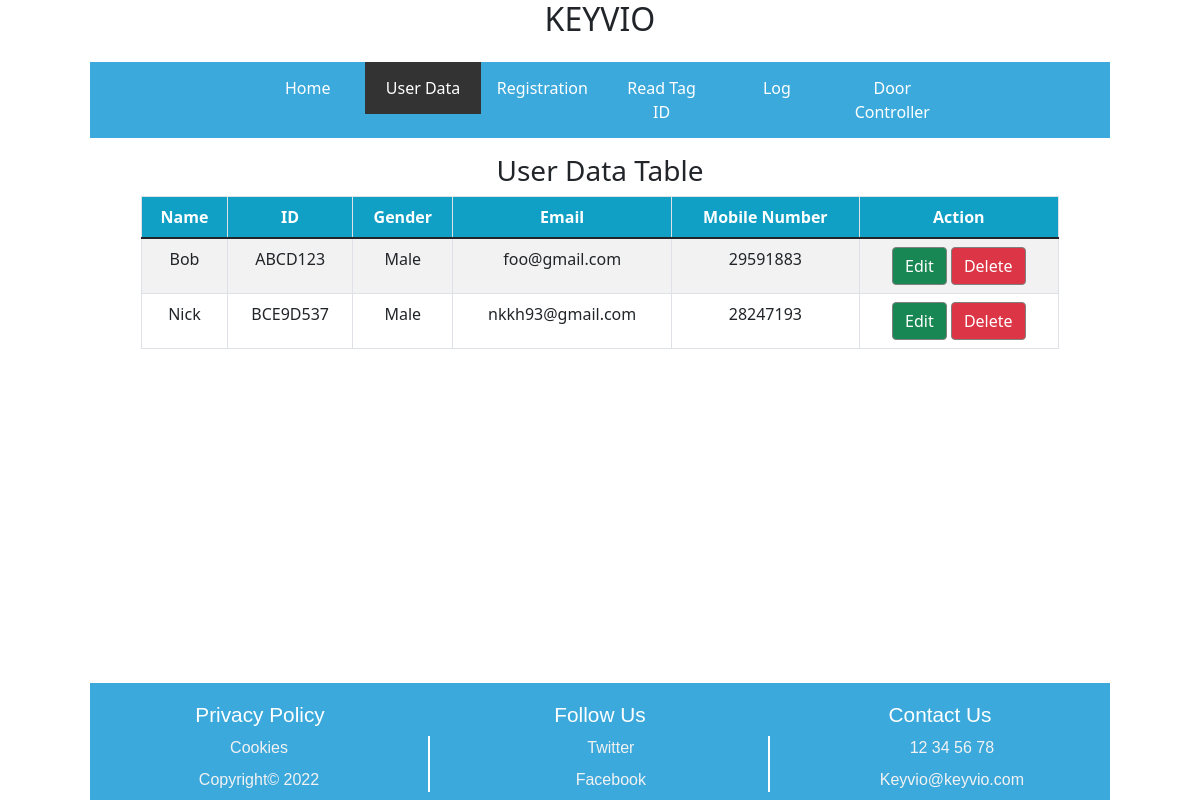
/Database/user data.php (signed in), run on the app's committed database.
### tables this page shows
CREATE TABLE `table_nodemcu_rfidirc522_mysql` (
  `id` varchar(100) NOT NULL,
  `name` varchar(100) NOT NULL,
  `gender` varchar(100) NOT NULL,
  `email` varchar(100) NOT NULL,
  `mobile` varchar(100) NOT NULL
);

### Database/user data.php (the view, shortened to what this page needs)
<!DOCTYPE html>
<html lang="en">
<html>
	<head>
		<link href="css/bootstrap.min.css" rel="stylesheet">
	</head>
	<body>
		<?php include "header.php"?>
		<form  method="post">
		<div class="container">
            <div class="row">
                <h3>User Data Table</h3>
            </div>
            <div class="row">
                <table class="table table-striped table-bordered">
                  <thead>
                    <tr bgcolor="#10a0c5" color="#FFFFFF">
                      <th>Name</th>
                      <th>ID</th>
					  <th>Gender</th>
					  <th>Email</th>
                      <th>Mobile Number</th>
					  <th >Action</th>
                    </tr>
                  </thead>
                  <tbody>
                  <?php
                   $pdo = Database::connect();
                   $sql = 'SELECT * FROM table_nodemcu_rfidirc522_mysql ORDER BY name ASC';
                   foreach ($pdo->query($sql) as $row) {
                            echo '<tr>';
                            echo '<td>'. $row['name'] . '</td>';
                            echo '<td>'. $row['id'] . '</td>';
                            echo '<td>'. $row['gender'] . '</td>';
							echo '<td>'. $row['email'] . '</td>';
							echo '<td>'. $row['mobile'] . '</td>';
							echo '<td><button class="btn btn-success" type="submit" name="id3" value="'.$row['id'].'">Edit</button>';
							echo '<button class="btn btn-danger" type="submit" name="id2" value="'.$row['id'].'/'.$row['name'].'">Delete</button>';
							echo '</td>';
                            echo '</tr>';
                   }
                  ?>
                  </tbody>
				</table>
			</div>
		</div>
		</form>
		<?php include "footer.php" ?>
	</body>
</html>

### Database/user data.php (style rules this page uses)
.table { margin: auto; width: 90%; }
.btn { border: gray solid 1px; }
thead { color: #FFFFFF; }

### Database/header.php (style rules this page uses)
html { font-family: Arial; height: 100%; }
body { margin: 0px auto; text-align: center; width: 85%; height: 100%; display: flex; gap: 2%; flex-direction: column; }

### Database/user data edit page.php (style rules this page uses)
form { display: flex; flex-direction: column; gap: 20px; }
form > * { flex: 1; }

### data on the page
table_nodemcu_rfidirc522_mysql: name "Bob", id "ABCD123", gender "Male", email "foo@gmail.com", mobile "29591883"
table_nodemcu_rfidirc522_mysql: name "Nick", id "BCE9D537", gender "Male", email "nkkh93@gmail.com", mobile "28247193"
